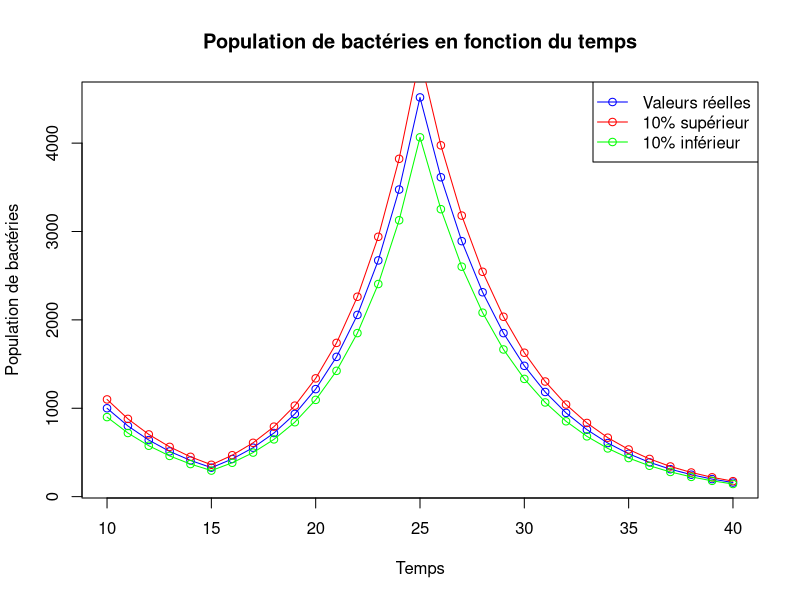

Write the R code that produced this figure.
#le code et les données proviennent des exercices sur R du début du semestre,
#j'ai juste ajouté des trucs pour rendre le graph un peu plus complexe

# vecteurs
t <- 10
vt <- c(10)
b <- 1000
vb <- c(1000)

# Boucle
for (i in 1:30) {
  t <- t + 1
  vt <- c(vt, t)
  if (t >= 16 & t <= 25) {
    b <- b * 1.3
  } else {
    b <- b * 0.8
  }
  vb <- c(vb, b)
}

#tendances supérieurs et inférieurs
vb_up <- vb * 1.1
vb_down <- vb * 0.9


plot(vt, vb, 
     type = "o",
     col = "blue",
     xlab = "Temps",
     ylab = "Population de bactéries",
     main = "Population de bactéries en fonction du temps")
lines(vt, vb_up,
      type = "o",
      col = "red")
lines(vt,
      vb_down,
      type = "o", col = "green")

# légende
legend("topright",
       legend = c("Valeurs réelles", "10% supérieur", "10% inférieur"),
       col = c("blue", "red", "green"),
       lty = 1, pch = 1)
